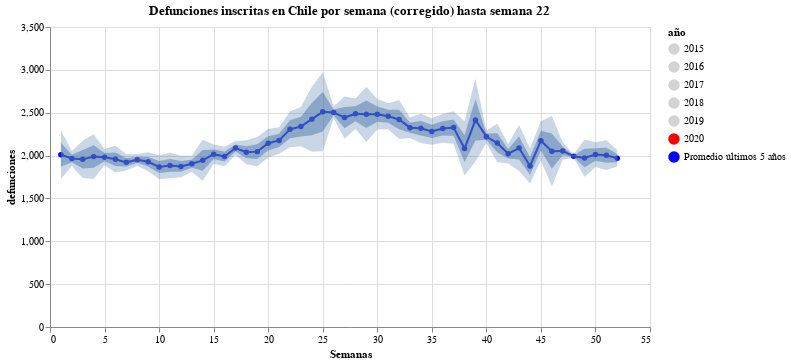

Notebook cell for this chart:
### Code cell
#hide_input
label = alt.selection_single(
    encodings=['x'], # limit selection to x-axis value
    on='mouseover',  # select on mouseover events
    nearest=True,    # select data point nearest the cursor
    empty='none'     # empty selection includes no data points
)

base = alt.Chart(amended_deaths.drop([i for i in np.arange(2012,2015)]).reset_index().melt("index", value_name="defunciones").rename(columns={"index":"año"})).mark_line(point=True).encode(
    x = alt.X("semana:Q",scale=alt.Scale(domain=(1, 52))),
    y = alt.Y("defunciones", scale=alt.Scale(domain=(0,3500))),
    color=alt.Color('año:N', scale=alt.Scale(range=['lightgray', 'lightgray', 'lightgray', 'lightgray', 'lightgray', 'red', 'blue'], 
                                             domain=["2015", "2016", "2017", "2018", "2019", "2020", "Promedio últimos 5 años"]))
)

alt.layer(
    base, # base line chart
    
    alt.Chart(df_expected.reset_index()).mark_area(
        opacity=0.5
    ).encode(
        x="semana",
        y=alt.Y("lower:Q", axis=alt.Axis(title="defunciones")),
        #y="lower:Q",
        y2="upper:Q"
    ),
    
    alt.Chart(df_expected.reset_index()).mark_area(
        opacity=0.3
    ).encode(
        x="semana",
        y="lower 2:Q",
        y2="upper 2:Q"
    ),
    
#     alt.Chart(expected.reset_index().rename(columns={0:"defunciones"})).mark_line(point=True).encode(
#     x = "semana",
#     y = "defunciones"
#     ),
    # add a rule mark to serve as a guide line
    alt.Chart().mark_rule(color='#aaa').encode(
        x = alt.X('semana:Q', scale=alt.Scale(domain=(1, 52)), axis=alt.Axis(title='Semanas'), sort=None)
    ).transform_filter(label),
    
    # add circle marks for selected time points, hide unselected points
    base.mark_circle().encode(
        opacity=alt.condition(label, alt.value(1), alt.value(0))
    ).add_selection(label),

    # add white stroked text to provide a legible background for labels
    base.mark_text(align='left', dx=5, dy=-5, stroke='white', strokeWidth=2).encode(
        text='defunciones'
    ).transform_filter(label),

    # add text labels for stock prices
    base.mark_text(align='left', dx=5, dy=-5).encode(
        text='defunciones'
    ).transform_filter(label),
    
    data=amended_deaths.drop([i for i in np.arange(2012,2015)]).reset_index().melt("index", value_name="defunciones").rename(columns={"index":"año"})
).properties(
    title = f'Defunciones inscritas en Chile por semana (corregido) hasta semana {current_week-1}',
    width=600
)

### Figure 1 — Vega-Lite specification as saved in the notebook (floating-point values rounded to 4 significant figures; data arrays with more than 128 entries replaced by an {"elided": "..."} marker saying what was removed)
{"config": {"view": {"continuousWidth": 400, "continuousHeight": 300}}, "layer": [{"data": {"name": "data-1a1a55f52f457c1a5f2710ea2bd7b25f"}, "mark": {"type": "line", "point": true}, "encoding": {"color": {"type": "nominal", "field": "año", "scale": {"domain": ["2015", "2016", "2017", "2018", "2019", "2020", "Promedio últimos 5 años"], "range": ["lightgray", "lightgray", "lightgray", "lightgray", "lightgray", "red", "blue"]}}, "x": {"type": "quantitative", "field": "semana", "scale": {"domain": [1, 52]}}, "y": {"type": "quantitative", "field": "defunciones", "scale": {"domain": [0, 3500]}}}}, {"data": {"name": "data-7a06e5c884e93a75b425daeef3f3ca5c"}, "mark": {"type": "area", "opacity": 0.5}, "encoding": {"x": {"type": "quantitative", "field": "semana"}, "y": {"type": "quantitative", "axis": {"title": "defunciones"}, "field": "lower"}, "y2": {"field": "upper"}}}, {"data": {"name": "data-7a06e5c884e93a75b425daeef3f3ca5c"}, "mark": {"type": "area", "opacity": 0.3}, "encoding": {"x": {"type": "quantitative", "field": "semana"}, "y": {"type": "quantitative", "field": "lower 2"}, "y2": {"field": "upper 2"}}}, {"mark": {"type": "rule", "color": "#aaa"}, "encoding": {"x": {"type": "quantitative", "axis": {"title": "Semanas"}, "field": "semana", "scale": {"domain": [1, 52]}, "sort": null}}, "transform": [{"filter": {"selection": "selector007"}}]}, {"data": {"name": "data-1a1a55f52f457c1a5f2710ea2bd7b25f"}, "mark": "circle", "encoding": {"color": {"type": "nominal", "field": "año", "scale": {"domain": ["2015", "2016", "2017", "2018", "2019", "2020", "Promedio últimos 5 años"], "range": ["lightgray", "lightgray", "lightgray", "lightgray", "lightgray", "red", "blue"]}}, "opacity": {"condition": {"value": 1, "selection": "selector007"}, "value": 0}, "x": {"type": "quantitative", "field": "semana", "scale": {"domain": [1, 52]}}, "y": {"type": "quantitative", "field": "defunciones", "scale": {"domain": [0, 3500]}}}, "selection": {"selector007": {"type": "single", "encodings": ["x"], "on": "mouseover", "nearest": true, "empty": "none"}}}, {"data": {"name": "data-1a1a55f52f457c1a5f2710ea2bd7b25f"}, "mark": {"type": "text", "align": "left", "dx": 5, "dy": -5, "stroke": "white", "strokeWidth": 2}, "encoding": {"color": {"type": "nominal", "field": "año", "scale": {"domain": ["2015", "2016", "2017", "2018", "2019", "2020", "Promedio últimos 5 años"], "range": ["lightgray", "lightgray", "lightgray", "lightgray", "lightgray", "red", "blue"]}}, "text": {"type": "quantitative", "field": "defunciones"}, "x": {"type": "quantitative", "field": "semana", "scale": {"domain": [1, 52]}}, "y": {"type": "quantitative", "field": "defunciones", "scale": {"domain": [0, 3500]}}}, "transform": [{"filter": {"selection": "selector007"}}]}, {"data": {"name": "data-1a1a55f52f457c1a5f2710ea2bd7b25f"}, "mark": {"type": "text", "align": "left", "dx": 5, "dy": -5}, "encoding": {"color": {"type": "nominal", "field": "año", "scale": {"domain": ["2015", "2016", "2017", "2018", "2019", "2020", "Promedio últimos 5 años"], "range": ["lightgray", "lightgray", "lightgray", "lightgray", "lightgray", "red", "blue"]}}, "text": {"type": "quantitative", "field": "defunciones"}, "x": {"type": "quantitative", "field": "semana", "scale": {"domain": [1, 52]}}, "y": {"type": "quantitative", "field": "defunciones", "scale": {"domain": [0, 3500]}}}, "transform": [{"filter": {"selection": "selector007"}}]}], "data": {"name": "data-1a1a55f52f457c1a5f2710ea2bd7b25f"}, "title": "Defunciones inscritas en Chile por semana (corregido) hasta semana 22", "width": 600, "$schema": "https://vega.github.io/schema/vega-lite/v4.8.1.json", "datasets": {"data-1a1a55f52f457c1a5f2710ea2bd7b25f": {"elided": "364 records"}, "data-7a06e5c884e93a75b425daeef3f3ca5c": [{"semana": 1, "Expected": 2010.0, "lower": 1869.0, "upper": 2151.0, "lower 2": 1728.0, "upper 2": 2291.0}, {"semana": 2, "Expected": 1965.0, "lower": 1921.0, "upper": 2009.0, "lower 2": 1878.0, "upper 2": 2052.0}, {"semana": 3, "Expected": 1956.0, "lower": 1848.0, "upper": 2064.0, "lower 2": 1740.0, "upper 2": 2172.0}, {"semana": 4, "Expected": 1988.0, "lower": 1857.0, "upper": 2119.0, "lower 2": 1725.0, "upper 2": 2250.0}, {"semana": 5, "Expected": 1981.0, "lower": 1934.0, "upper": 2029.0, "lower 2": 1886.0, "upper 2": 2077.0}, {"semana": 6, "Expected": 1958.0, "lower": 1880.0, "upper": 2036.0, "lower 2": 1802.0, "upper 2": 2114.0}, {"semana": 7, "Expected": 1921.0, "lower": 1874.0, "upper": 1968.0, "lower 2": 1826.0, "upper 2": 2016.0}, {"semana": 8, "Expected": 1950.0, "lower": 1916.0, "upper": 1985.0, "lower 2": 1881.0, "upper 2": 2019.0}, {"semana": 9, "Expected": 1927.0, "lower": 1871.0, "upper": 1983.0, "lower 2": 1816.0, "upper 2": 2038.0}, {"semana": 10, "Expected": 1866.0, "lower": 1797.0, "upper": 1936.0, "lower 2": 1728.0, "upper 2": 2005.0}, {"semana": 11, "Expected": 1885.0, "lower": 1811.0, "upper": 1959.0, "lower 2": 1736.0, "upper 2": 2034.0}, {"semana": 12, "Expected": 1873.0, "lower": 1810.0, "upper": 1936.0, "lower 2": 1748.0, "upper 2": 1999.0}, {"semana": 13, "Expected": 1905.0, "lower": 1859.0, "upper": 1952.0, "lower 2": 1812.0, "upper 2": 1999.0}, {"semana": 14, "Expected": 1944.0, "lower": 1824.0, "upper": 2065.0, "lower 2": 1703.0, "upper 2": 2185.0}, {"semana": 15, "Expected": 2016.0, "lower": 1960.0, "upper": 2072.0, "lower 2": 1905.0, "upper 2": 2128.0}, {"semana": 16, "Expected": 1990.0, "lower": 1932.0, "upper": 2047.0, "lower 2": 1875.0, "upper 2": 2104.0}, {"semana": 17, "Expected": 2088.0, "lower": 2048.0, "upper": 2128.0, "lower 2": 2007.0, "upper 2": 2169.0}, {"semana": 18, "Expected": 2039.0, "lower": 1969.0, "upper": 2109.0, "lower 2": 1899.0, "upper 2": 2179.0}, {"semana": 19, "Expected": 2046.0, "lower": 1960.0, "upper": 2132.0, "lower 2": 1874.0, "upper 2": 2218.0}, {"semana": 20, "Expected": 2143.0, "lower": 2060.0, "upper": 2227.0, "lower 2": 1977.0, "upper 2": 2310.0}, {"semana": 21, "Expected": 2177.0, "lower": 2100.0, "upper": 2254.0, "lower 2": 2023.0, "upper 2": 2331.0}, {"semana": 22, "Expected": 2306.0, "lower": 2202.0, "upper": 2411.0, "lower 2": 2098.0, "upper 2": 2515.0}, {"semana": 23, "Expected": 2339.0, "lower": 2223.0, "upper": 2454.0, "lower 2": 2108.0, "upper 2": 2570.0}, {"semana": 24, "Expected": 2425.0, "lower": 2236.0, "upper": 2614.0, "lower 2": 2047.0, "upper 2": 2803.0}, {"semana": 25, "Expected": 2511.0, "lower": 2280.0, "upper": 2741.0, "lower 2": 2050.0, "upper 2": 2971.0}, {"semana": 26, "Expected": 2504.0, "lower": 2470.0, "upper": 2538.0, "lower 2": 2435.0, "upper 2": 2572.0}, {"semana": 27, "Expected": 2443.0, "lower": 2320.0, "upper": 2567.0, "lower 2": 2196.0, "upper 2": 2690.0}, {"semana": 28, "Expected": 2488.0, "lower": 2400.0, "upper": 2576.0, "lower 2": 2311.0, "upper 2": 2665.0}, {"semana": 29, "Expected": 2481.0, "lower": 2321.0, "upper": 2642.0, "lower 2": 2161.0, "upper 2": 2802.0}, {"semana": 30, "Expected": 2483.0, "lower": 2394.0, "upper": 2572.0, "lower 2": 2304.0, "upper 2": 2661.0}, {"semana": 31, "Expected": 2460.0, "lower": 2384.0, "upper": 2536.0, "lower 2": 2307.0, "upper 2": 2612.0}, {"semana": 32, "Expected": 2421.0, "lower": 2308.0, "upper": 2534.0, "lower 2": 2194.0, "upper 2": 2648.0}, {"semana": 33, "Expected": 2326.0, "lower": 2266.0, "upper": 2385.0, "lower 2": 2206.0, "upper 2": 2445.0}, {"semana": 34, "Expected": 2319.0, "lower": 2233.0, "upper": 2404.0, "lower 2": 2148.0, "upper 2": 2489.0}, {"semana": 35, "Expected": 2282.0, "lower": 2205.0, "upper": 2359.0, "lower 2": 2128.0, "upper 2": 2437.0}, {"semana": 36, "Expected": 2317.0, "lower": 2233.0, "upper": 2400.0, "lower 2": 2150.0, "upper 2": 2484.0}, {"semana": 37, "Expected": 2327.0, "lower": 2232.0, "upper": 2422.0, "lower 2": 2137.0, "upper 2": 2516.0}, {"semana": 38, "Expected": 2083.0, "lower": 1925.0, "upper": 2240.0, "lower 2": 1768.0, "upper 2": 2397.0}, {"semana": 39, "Expected": 2414.0, "lower": 2173.0, "upper": 2656.0, "lower 2": 1931.0, "upper 2": 2898.0}, {"semana": 40, "Expected": 2221.0, "lower": 2184.0, "upper": 2257.0, "lower 2": 2148.0, "upper 2": 2294.0}, {"semana": 41, "Expected": 2147.0, "lower": 2034.0, "upper": 2260.0, "lower 2": 1922.0, "upper 2": 2372.0}, {"semana": 42, "Expected": 2021.0, "lower": 1965.0, "upper": 2078.0, "lower 2": 1909.0, "upper 2": 2134.0}, {"semana": 43, "Expected": 2088.0, "lower": 1954.0, "upper": 2223.0, "lower 2": 1820.0, "upper 2": 2357.0}, {"semana": 44, "Expected": 1878.0, "lower": 1776.0, "upper": 1981.0, "lower 2": 1674.0, "upper 2": 2083.0}, {"semana": 45, "Expected": 2173.0, "lower": 2058.0, "upper": 2288.0, "lower 2": 1943.0, "upper 2": 2403.0}, {"semana": 46, "Expected": 2051.0, "lower": 1846.0, "upper": 2256.0, "lower 2": 1641.0, "upper 2": 2462.0}, {"semana": 47, "Expected": 2054.0, "lower": 2003.0, "upper": 2105.0, "lower 2": 1952.0, "upper 2": 2156.0}, {"semana": 48, "Expected": 1993.0, "lower": 1984.0, "upper": 2002.0, "lower 2": 1974.0, "upper 2": 2011.0}, {"semana": 49, "Expected": 1971.0, "lower": 1862.0, "upper": 2079.0, "lower 2": 1754.0, "upper 2": 2188.0}, {"semana": 50, "Expected": 2012.0, "lower": 1940.0, "upper": 2084.0, "lower 2": 1868.0, "upper 2": 2156.0}, {"semana": 51, "Expected": 2004.0, "lower": 1917.0, "upper": 2091.0, "lower 2": 1830.0, "upper 2": 2178.0}, {"semana": 52, "Expected": 1969.0, "lower": 1921.0, "upper": 2017.0, "lower 2": 1873.0, "upper 2": 2066.0}]}}
